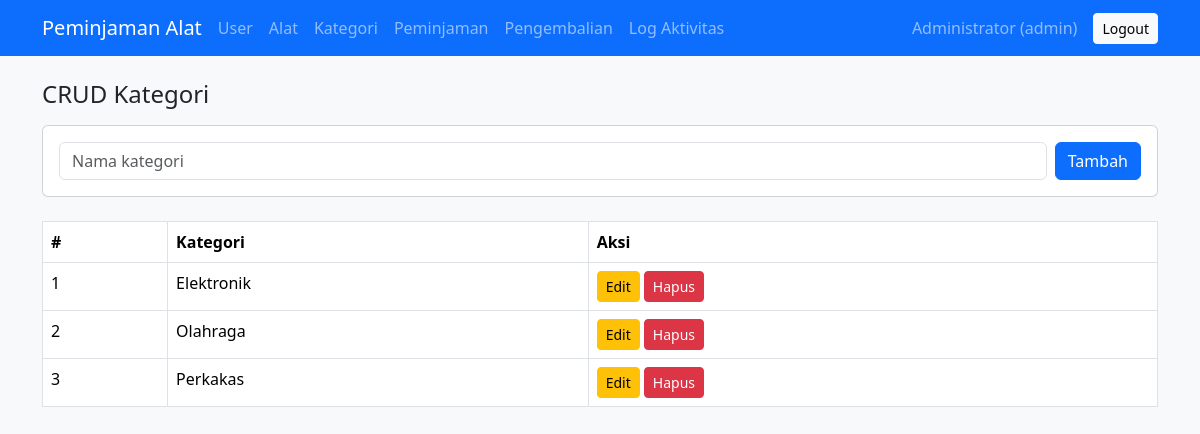
The app's page /admin/kategori.php (signed in) with its own data.
### tables this page shows
CREATE TABLE kategori(
 id INT AUTO_INCREMENT PRIMARY KEY, nama_kategori VARCHAR(100) NOT NULL);

### config.php (called while the page is built, shortened)
<?php
$conn = new mysqli('localhost', 'root', '', 'db_peminjaman_alat');
$conn->set_charset('utf8mb4');
function e($s)
{
    return htmlspecialchars((string)$s, ENT_QUOTES, 'UTF-8');
}
function q($sql, $p = [], $t = '')
{
    global $conn;
    $st = $conn->prepare($sql);
    $st->execute();
    $r = $st->get_result();
    return $r === false ? $st : $r;
}

### admin/kategori.php (the view, shortened to what this page needs)
<?php
require '../config.php';
$edit = isset($_GET['edit']) ? q("SELECT * FROM kategori WHERE id=?", [(int)$_GET['edit']], 'i')->fetch_assoc() : null;
$rows = q("SELECT * FROM kategori ORDER BY nama_kategori")->fetch_all(MYSQLI_ASSOC);
include '../inc/header.php';
?>
<form method="post" class="card card-body mb-4 flex-row gap-2">
  <input name="nama_kategori" class="form-control" placeholder="Nama kategori" value="<?= e($edit['nama_kategori'] ?? '') ?>" required>
  <button class="btn btn-primary"><?= $edit ? 'Update' : 'Tambah' ?></button>
</form>
<table class="table table-bordered bg-white">
  <thead>
    <tr>
      <th>#</th>
      <th>Kategori</th>
      <th>Aksi</th>
    </tr>
  </thead>
  <tbody>
    <?php foreach ($rows as $i => $r): ?><tr>
        <td><?= $i + 1 ?></td>
        <td><?= e($r['nama_kategori']) ?></td>
        <td><a class="btn btn-sm btn-warning" href="?edit=<?= $r['id'] ?>">Edit</a>
          <form method="post" class="d-inline" onsubmit="return confirm('Hapus?')"><input type="hidden" name="id" value="<?= $r['id'] ?>"><button name="hapus" class="btn btn-sm btn-danger">Hapus</button></form>
        </td>
      </tr><?php endforeach ?>
  </tbody>
</table>
<?php include '../inc/footer.php'; ?>

### records on screen
kategori: nama_kategori "Elektronik"
kategori: nama_kategori "Olahraga"
kategori: nama_kategori "Perkakas"

### other values on screen
$l "User"
$l "Alat"
$l "Kategori"
$l "Peminjaman"
$l "Pengembalian"
$l "Log Aktivitas"
$u['nama'] "Administrator"
$r "admin"
$judul "CRUD Kategori"
